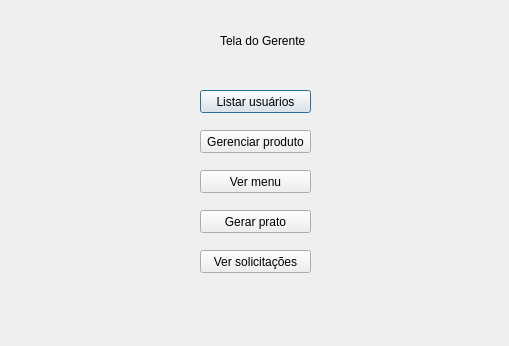
<?xml version="1.0" encoding="UTF-8"?>
<ui version="4.0">
 <class>Dialog</class>
 <widget class="QDialog" name="Dialog">
  <property name="geometry">
   <rect>
    <x>0</x>
    <y>0</y>
    <width>509</width>
    <height>346</height>
   </rect>
  </property>
  <property name="windowTitle">
   <string>Dialog</string>
  </property>
  <widget class="QLabel" name="label">
   <property name="geometry">
    <rect>
     <x>220</x>
     <y>30</y>
     <width>91</width>
     <height>21</height>
    </rect>
   </property>
   <property name="text">
    <string>Tela do Gerente</string>
   </property>
  </widget>
  <widget class="QPushButton" name="pushButton_2">
   <property name="geometry">
    <rect>
     <x>200</x>
     <y>90</y>
     <width>111</width>
     <height>23</height>
    </rect>
   </property>
   <property name="text">
    <string>Listar usuários</string>
   </property>
  </widget>
  <widget class="QPushButton" name="pushButton_3">
   <property name="geometry">
    <rect>
     <x>200</x>
     <y>130</y>
     <width>111</width>
     <height>23</height>
    </rect>
   </property>
   <property name="text">
    <string>Gerenciar produto</string>
   </property>
  </widget>
  <widget class="QPushButton" name="pushButton_6">
   <property name="geometry">
    <rect>
     <x>200</x>
     <y>170</y>
     <width>111</width>
     <height>23</height>
    </rect>
   </property>
   <property name="text">
    <string>Ver menu</string>
   </property>
  </widget>
  <widget class="QPushButton" name="pushButton_7">
   <property name="geometry">
    <rect>
     <x>200</x>
     <y>210</y>
     <width>111</width>
     <height>23</height>
    </rect>
   </property>
   <property name="text">
    <string>Gerar prato</string>
   </property>
  </widget>
  <widget class="QPushButton" name="pushButton_8">
   <property name="geometry">
    <rect>
     <x>200</x>
     <y>250</y>
     <width>111</width>
     <height>23</height>
    </rect>
   </property>
   <property name="text">
    <string>Ver solicitações</string>
   </property>
  </widget>
 </widget>
 <resources/>
 <connections/>
</ui>
